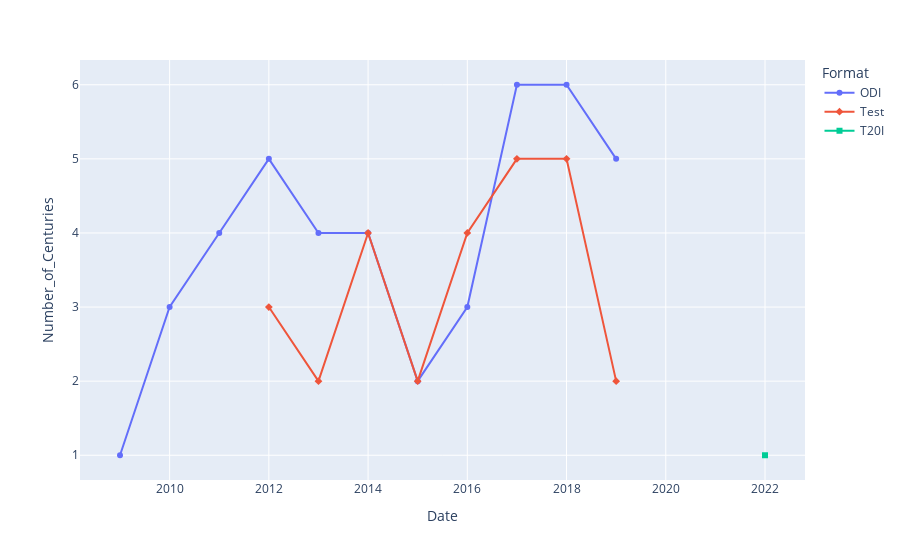

Write notebook code for a chart like this one.
### Code cell
px.line(data_frame=centuries_by_year,x='Date',y='Number_of_Centuries',color='Format',markers=True,symbol='Format')

### Figure 1 — Plotly figure (JSON) as saved in the notebook; plotly's stock layout.template omitted (floating-point values rounded to 4 significant figures)
{"data": [{"hovertemplate": "Format=ODI<br>Date=%{x}<br>Number_of_Centuries=%{y}<extra></extra>", "legendgroup": "ODI", "line": {"color": "#636efa", "dash": "solid"}, "marker": {"symbol": "circle"}, "mode": "lines+markers", "name": "ODI", "orientation": "v", "showlegend": true, "type": "scatter", "x": [2009, 2010, 2011, 2012, 2013, 2014, 2015, 2016, 2017, 2018, 2019], "xaxis": "x", "y": [1, 3, 4, 5, 4, 4, 2, 3, 6, 6, 5], "yaxis": "y"}, {"hovertemplate": "Format=Test<br>Date=%{x}<br>Number_of_Centuries=%{y}<extra></extra>", "legendgroup": "Test", "line": {"color": "#EF553B", "dash": "solid"}, "marker": {"symbol": "diamond"}, "mode": "lines+markers", "name": "Test", "orientation": "v", "showlegend": true, "type": "scatter", "x": [2012, 2013, 2014, 2015, 2016, 2017, 2018, 2019], "xaxis": "x", "y": [3, 2, 4, 2, 4, 5, 5, 2], "yaxis": "y"}, {"hovertemplate": "Format=T20I<br>Date=%{x}<br>Number_of_Centuries=%{y}<extra></extra>", "legendgroup": "T20I", "line": {"color": "#00cc96", "dash": "solid"}, "marker": {"symbol": "square"}, "mode": "lines+markers", "name": "T20I", "orientation": "v", "showlegend": true, "type": "scatter", "x": [2022], "xaxis": "x", "y": [1], "yaxis": "y"}], "layout": {"legend": {"title": {"text": "Format"}, "tracegroupgap": 0}, "margin": {"t": 60}, "xaxis": {"anchor": "y", "domain": [0, 1], "title": {"text": "Date"}}, "yaxis": {"anchor": "x", "domain": [0, 1], "title": {"text": "Number_of_Centuries"}}}}
